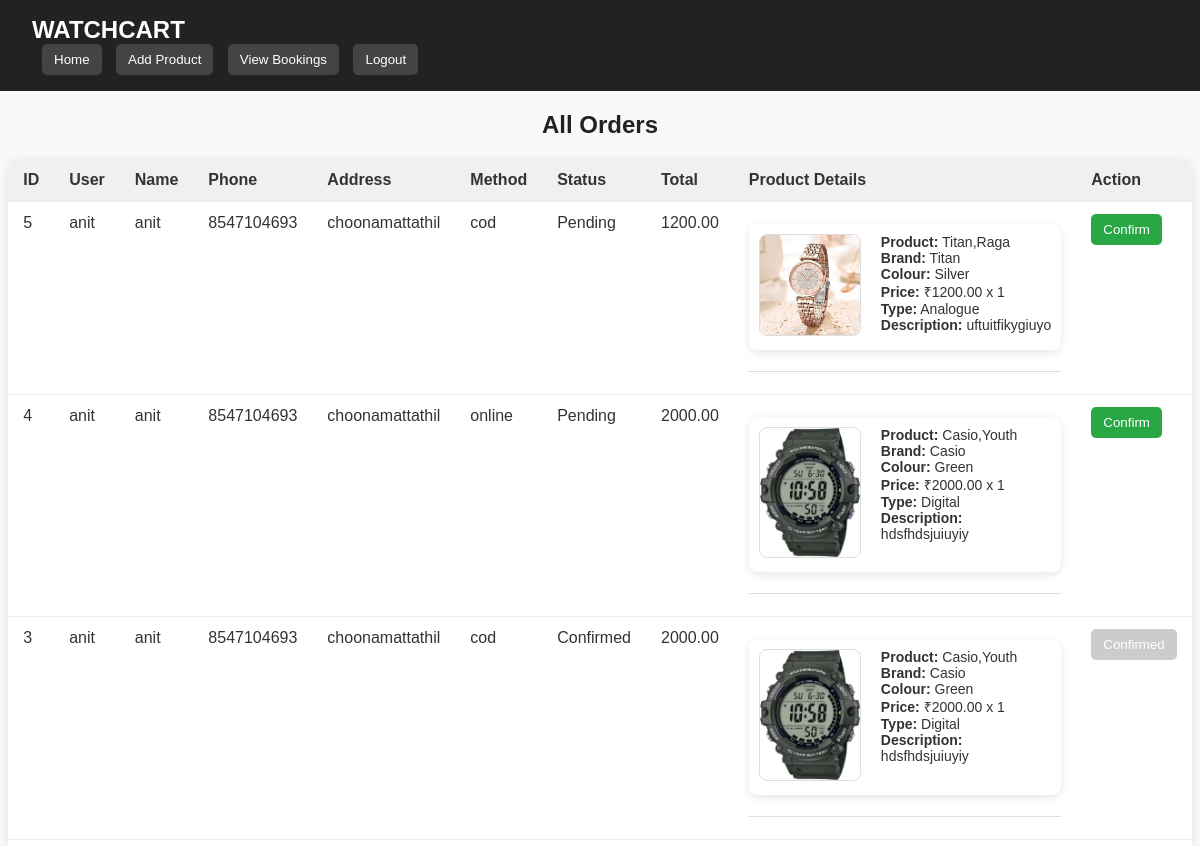
Before: /adminbookings/ (upper part) with the older database file.
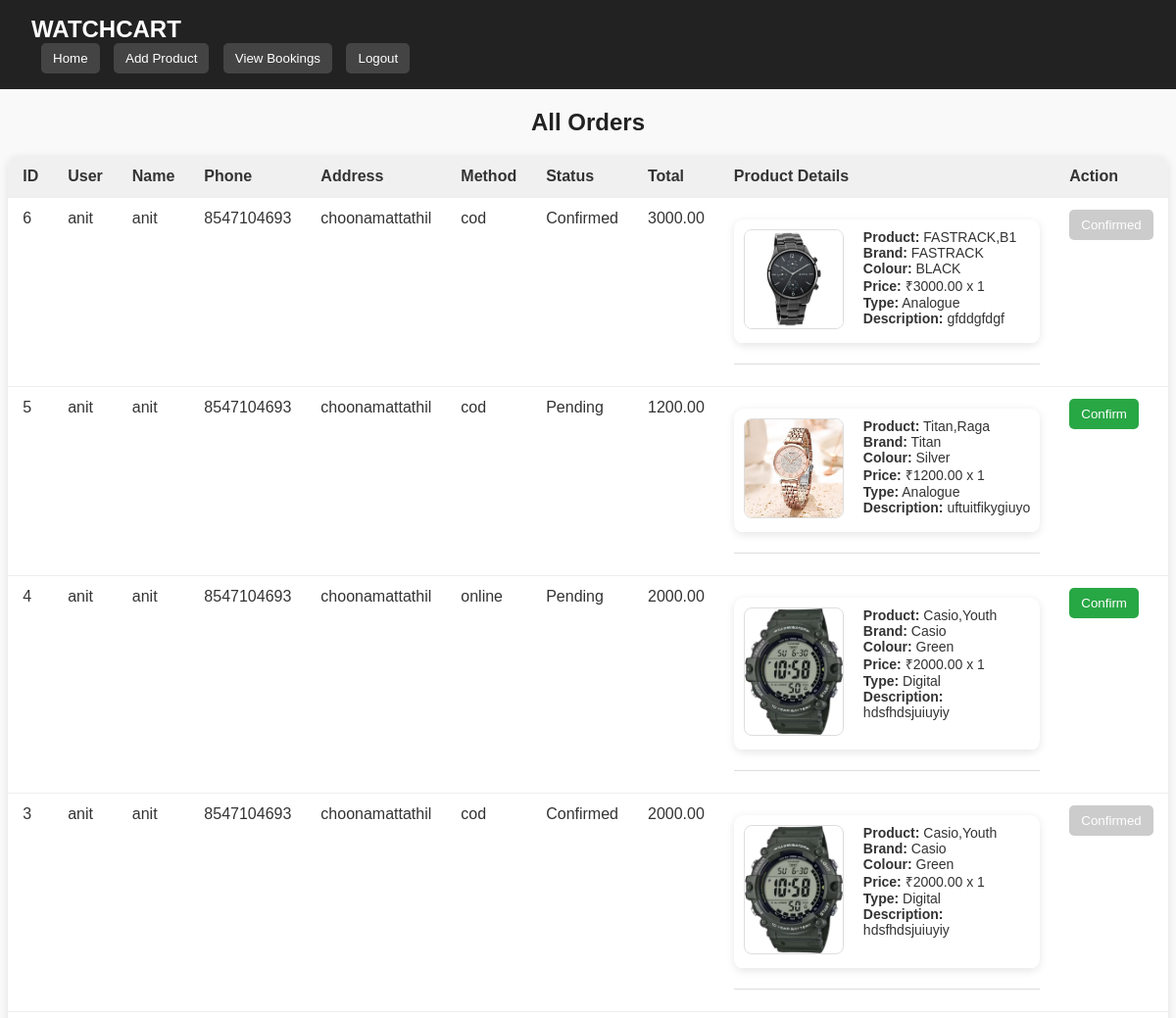
After: the same page with the newer database file.
### eapp/models.py (models this page shows, shortened)
class Order(models.Model):
    PAYMENT_METHODS = [
        ('online', 'Online Payment'),
        ('cod', 'Cash on Delivery'),
    ]
    STATUS_CHOICES = [
        ('Pending', 'Pending'),
        ('Confirmed', 'Confirmed'),
    ]
    user = models.ForeignKey(User, on_delete=models.CASCADE)
    name = models.CharField(max_length=255, blank=True)
    phone = models.CharField(max_length=15, blank=True)
    shipping_address = models.TextField()
    payment_method = models.CharField(max_length=20, choices=PAYMENT_METHODS)
    total_price = models.DecimalField(max_digits=10, decimal_places=2)
    date_ordered = models.DateTimeField(auto_now_add=True)
    is_paid = models.BooleanField(default=False)
    status = models.CharField(max_length=20, choices=STATUS_CHOICES, default='Pending')  # ✅ New field

class OrderItem(models.Model):
    order = models.ForeignKey(Order, on_delete=models.CASCADE, related_name='items')
    product = models.ForeignKey(Product, on_delete=models.CASCADE)
    quantity = models.PositiveIntegerField(default=1)

class Product(models.Model):
    GENDER_CHOICES = [
        ('Female', 'Female'),
        ('Male', 'Male'),
        ('Unisex', 'Unisex'),
    ]
    TYPE_CHOICES = [
        ('Analogue', 'Analogue'),
        ('Digital', 'Digital'),
        ('Analogue/Digital', 'Analogue/Digital'),
    ]
    name = models.CharField(max_length=255)
    colour = models.CharField(max_length=100)
    price = models.DecimalField(max_digits=10, decimal_places=2)
    offerprice = models.DecimalField(max_digits=10, decimal_places=2)
    description = models.TextField()
    gender = models.CharField(max_length=10, choices=GENDER_CHOICES, null=True, blank=True)
    type = models.CharField(max_length=20, choices=TYPE_CHOICES, null=True, blank=True)
    brand = models.CharField(max_length=100)
    quantity = models.IntegerField(default=0)
    image = models.ImageField(upload_to='products/')
    image1 = models.ImageField(upload_to='products/', blank=True, null=True)
    image2 = models.ImageField(upload_to='products/', blank=True, null=True)
    image3 = models.ImageField(upload_to='products/', blank=True, null=True)
    image4 = models.ImageField(upload_to='products/', blank=True, null=True)
    image5 = models.ImageField(upload_to='products/', blank=True, null=True)

### eapp/views.py (the view)
# urls.py: path('adminbookings/', views.admin_bookings, name='admin_bookings'),
def admin_bookings(request):
    if request.method == 'POST':
        order_id = request.POST.get('order_id')
        order = get_object_or_404(Order, id=order_id)
        order.status = 'Confirmed'
        order.save()
        return redirect('admin_bookings')
    orders = Order.objects.all().order_by('-date_ordered')
    return render(request, 'admin_bookings.html', {'orders': orders})

### templates/admin_bookings.html (shortened to what this page needs)
{% load static %}
<!DOCTYPE html>
<html lang="en">
<head>
    <link rel="stylesheet" href="{% static 'css/bookings.css' %}">
</head>
<body>
    <nav class="navbar">
        <div class="container">
            <a class="navbar-brand" href="#">WATCHCART</a>
            <div class="nav-links">
                <a href="{% url 'firstpage' %}"><button>Home</button></a>
                <a href="{% url 'add_product' %}"><button>Add Product</button></a>
                <a href="{% url 'admin_bookings' %}"><button>View Bookings</button></a>
                <a href="{% url 'logout' %}"><button>Logout</button></a>
            </div>
        </div>
    </nav>
    <h2>All Orders</h2>
    <table>
        <tr>
            <th>ID</th>
            <th>User</th>
            <th>Name</th>
            <th>Phone</th>
            <th>Address</th>
            <th>Method</th>
            <th>Status</th>
            <th>Total</th>
            <th>Product Details</th>
            <th>Action</th>
        </tr>
        {% for order in orders %}
        <tr>
            <td>{{ order.id }}</td>
            <td>{{ order.user.username }}</td>
            <td>{{ order.name }}</td>
            <td>{{ order.phone }}</td>
            <td>{{ order.shipping_address }}</td>
            <td>{{ order.payment_method }}</td>
            <td>{{ order.status }}</td>
            <td>{{ order.total_price }}</td>
            <td>
                {% for item in order.items.all %}
                <table class="product-table">
                    <tr>
                        <td class="product-image-cell">
                            <img src="{{ item.product.image.url }}" alt="{{ item.product.name }}" class="product-image">
                        </td>
                        <td class="product-info-cell">
                            <strong>Product:</strong> {{ item.product.name }} <br>
                            <strong>Brand:</strong> {{ item.product.brand }} <br>
                            <strong>Colour:</strong> {{ item.product.colour }} <br>
                            <strong>Price:</strong> ₹{{ item.product.offerprice }} x {{ item.quantity }} <br>
                            <strong>Type:</strong> {{ item.product.type }} <br>
                            <strong>Description:</strong> {{ item.product.description }} <br>
                        </td>
                    </tr>
                </table>
                <hr>
                {% endfor %}
            </td>
            <td>
                {% if order.status == "Pending" %}
                <form method="POST">
                    <button type="submit" class="btn">Confirm</button>
                </form>
                {% else %}
                <button class="btn" disabled>Confirmed</button>
                {% endif %}
            </td>
        </tr>
        {% endfor %}
    </table>
</body>
</html>

Changed rows visible on the page:
added Order: id "6", user.username "anit", name "anit", phone "8547104693", shipping_address "choonamattathil", payment_method "cod", status "Confirmed", total_price "3000.00"
added OrderItem: product.image (picture), product.name "FASTRACK,B1", product.brand "FASTRACK", product.colour "BLACK", product.offerprice "3000.00", quantity "1", product.type "Analogue", product.description "gfddgfdgf", shown under "6"
